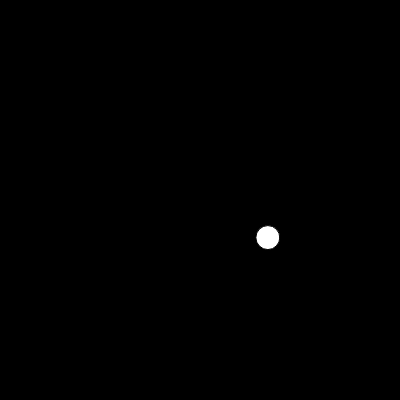
Frame 1 (no input)
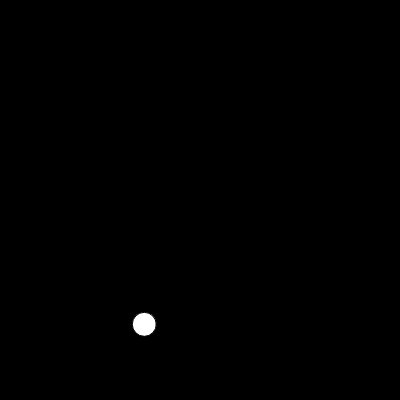
Frame 60 (no input)
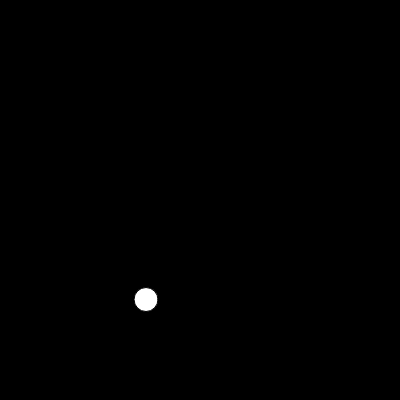
Frame 120 (the mouse pressed at the canvas centre since frame 60)

The p5.js sketch that drew these frames (run headless with seeded random() and noise() and a simulated clock; from frame 60 on, the mouse is pressed at the canvas centre):

// p5.js sketch
// ── sketch.js
let xOffsetA = 0;
let xOffsetB = 1000;

function setup() {
  createCanvas(400, 400);
}

function draw() {
  background(0);
  const x = map(noise(xOffsetA), 0, 1, 0, width);
  const y = map(noise(xOffsetB), 0, 1, 0, height);
  ellipse(x, y, 24, 24);
  
  xOffsetA += 0.01;
  xOffsetB += 0.01;
}
